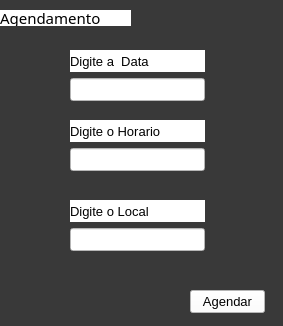
<?xml version="1.0" encoding="UTF-8"?>
<ui version="4.0">
 <class>Form</class>
 <widget class="QWidget" name="Form">
  <property name="geometry">
   <rect>
    <x>0</x>
    <y>0</y>
    <width>283</width>
    <height>326</height>
   </rect>
  </property>
  <property name="font">
   <font>
    <pointsize>10</pointsize>
   </font>
  </property>
  <property name="windowTitle">
   <string>Form</string>
  </property>
  <property name="styleSheet">
   <string notr="true">background-color: rgb(57, 57, 57);</string>
  </property>
  <widget class="QLabel" name="label">
   <property name="geometry">
    <rect>
     <x>0</x>
     <y>10</y>
     <width>131</width>
     <height>16</height>
    </rect>
   </property>
   <property name="font">
    <font>
     <family>Arial Black</family>
     <pointsize>11</pointsize>
    </font>
   </property>
   <property name="styleSheet">
    <string notr="true">background-color: rgb(255, 255, 255);</string>
   </property>
   <property name="text">
    <string>Agendamento</string>
   </property>
  </widget>
  <widget class="QPushButton" name="Agendar">
   <property name="geometry">
    <rect>
     <x>190</x>
     <y>290</y>
     <width>75</width>
     <height>23</height>
    </rect>
   </property>
   <property name="styleSheet">
    <string notr="true">background-color: rgb(255, 255, 255);</string>
   </property>
   <property name="text">
    <string>Agendar</string>
   </property>
  </widget>
  <widget class="QWidget" name="layoutWidget">
   <property name="geometry">
    <rect>
     <x>70</x>
     <y>200</y>
     <width>135</width>
     <height>51</height>
    </rect>
   </property>
   <layout class="QVBoxLayout" name="verticalLayout">
    <item>
     <widget class="QLabel" name="label_4">
      <property name="font">
       <font>
        <pointsize>10</pointsize>
       </font>
      </property>
      <property name="styleSheet">
       <string notr="true">background-color: rgb(255, 255, 255);</string>
      </property>
      <property name="text">
       <string>Digite o Local</string>
      </property>
     </widget>
    </item>
    <item>
     <widget class="QLineEdit" name="lineEdit_3">
      <property name="styleSheet">
       <string notr="true">background-color: rgb(255, 255, 255);</string>
      </property>
     </widget>
    </item>
   </layout>
  </widget>
  <widget class="QWidget" name="layoutWidget">
   <property name="geometry">
    <rect>
     <x>70</x>
     <y>120</y>
     <width>135</width>
     <height>51</height>
    </rect>
   </property>
   <layout class="QVBoxLayout" name="verticalLayout_2">
    <item>
     <widget class="QLabel" name="label_3">
      <property name="font">
       <font>
        <pointsize>10</pointsize>
       </font>
      </property>
      <property name="styleSheet">
       <string notr="true">background-color: rgb(255, 255, 255);</string>
      </property>
      <property name="text">
       <string>Digite o Horario</string>
      </property>
     </widget>
    </item>
    <item>
     <widget class="QLineEdit" name="lineEdit_2">
      <property name="styleSheet">
       <string notr="true">background-color: rgb(255, 255, 255);</string>
      </property>
     </widget>
    </item>
   </layout>
  </widget>
  <widget class="QWidget" name="layoutWidget">
   <property name="geometry">
    <rect>
     <x>70</x>
     <y>50</y>
     <width>135</width>
     <height>51</height>
    </rect>
   </property>
   <layout class="QVBoxLayout" name="verticalLayout_3">
    <item>
     <widget class="QLabel" name="label_2">
      <property name="font">
       <font>
        <pointsize>10</pointsize>
       </font>
      </property>
      <property name="styleSheet">
       <string notr="true">background-color: rgb(255, 255, 255);</string>
      </property>
      <property name="text">
       <string>Digite a  Data</string>
      </property>
     </widget>
    </item>
    <item>
     <widget class="QLineEdit" name="lineEdit">
      <property name="styleSheet">
       <string notr="true">background-color: rgb(255, 255, 255);</string>
      </property>
     </widget>
    </item>
   </layout>
  </widget>
 </widget>
 <resources/>
 <connections/>
</ui>
